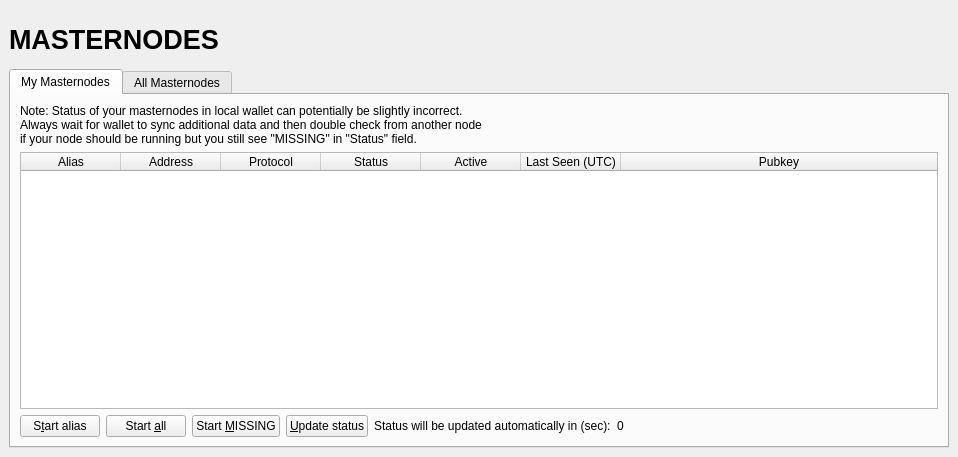
<?xml version="1.0" encoding="UTF-8"?>
<ui version="4.0">
 <class>MasternodeList</class>
 <widget class="QWidget" name="MasternodeList">
  <property name="geometry">
   <rect>
    <x>0</x>
    <y>0</y>
    <width>958</width>
    <height>457</height>
   </rect>
  </property>
  <property name="windowTitle">
   <string>Form</string>
  </property>
  <layout class="QVBoxLayout" name="topLayout" stretch="0">
   <property name="leftMargin">
    <number>9</number>
   </property>
   <property name="topMargin">
    <number>9</number>
   </property>
   <property name="rightMargin">
    <number>9</number>
   </property>
   <property name="bottomMargin">
    <number>9</number>
   </property>
   <item>
    <layout class="QVBoxLayout" name="verticalLayout_Master" stretch="0,1">
     <property name="spacing">
      <number>0</number>
     </property>
     <item>
      <widget class="QFrame" name="frame_Header">
       <layout class="QVBoxLayout" name="verticalLayout_4">
        <property name="leftMargin">
         <number>0</number>
        </property>
        <property name="topMargin">
         <number>0</number>
        </property>
        <property name="rightMargin">
         <number>0</number>
        </property>
        <property name="bottomMargin">
         <number>0</number>
        </property>
        <item>
         <layout class="QHBoxLayout" name="horizontalLayout_Header" stretch="1,0,1">
          <item>
           <widget class="QLabel" name="labelOverviewHeaderLeft">
            <property name="minimumSize">
             <size>
              <width>464</width>
              <height>60</height>
             </size>
            </property>
            <property name="maximumSize">
             <size>
              <width>16777215</width>
              <height>60</height>
             </size>
            </property>
            <property name="font">
             <font>
              <pointsize>20</pointsize>
              <weight>75</weight>
              <bold>true</bold>
             </font>
            </property>
            <property name="text">
             <string>MASTERNODES</string>
            </property>
           </widget>
          </item>
          <item>
           <spacer name="horizontalSpacer">
            <property name="orientation">
             <enum>Qt::Horizontal</enum>
            </property>
            <property name="sizeHint" stdset="0">
             <size>
              <width>40</width>
              <height>20</height>
             </size>
            </property>
           </spacer>
          </item>
          <item>
           <widget class="QLabel" name="labelOverviewHeaderRight">
            <property name="minimumSize">
             <size>
              <width>464</width>
              <height>60</height>
             </size>
            </property>
            <property name="maximumSize">
             <size>
              <width>16777215</width>
              <height>60</height>
             </size>
            </property>
            <property name="font">
             <font>
              <pointsize>14</pointsize>
             </font>
            </property>
            <property name="text">
             <string/>
            </property>
            <property name="alignment">
             <set>Qt::AlignRight|Qt::AlignTrailing|Qt::AlignVCenter</set>
            </property>
           </widget>
          </item>
         </layout>
        </item>
       </layout>
      </widget>
     </item>
     <item>
      <widget class="QTabWidget" name="tabWidget">
       <property name="currentIndex">
        <number>0</number>
       </property>
       <widget class="QWidget" name="tabMyMasternodes">
        <attribute name="title">
         <string>My Masternodes</string>
        </attribute>
        <layout class="QGridLayout" name="gridLayout_2">
         <item row="0" column="0">
          <layout class="QVBoxLayout" name="verticalLayout_2">
           <property name="bottomMargin">
            <number>0</number>
           </property>
           <item>
            <layout class="QHBoxLayout" name="horizontalLayout_note">
             <property name="bottomMargin">
              <number>0</number>
             </property>
             <item>
              <widget class="QLabel" name="updateNote">
               <property name="text">
                <string>Note: Status of your masternodes in local wallet can potentially be slightly incorrect.&lt;br /&gt;Always wait for wallet to sync additional data and then double check from another node&lt;br /&gt;if your node should be running but you still see &quot;MISSING&quot; in &quot;Status&quot; field.</string>
               </property>
              </widget>
             </item>
            </layout>
           </item>
           <item>
            <widget class="QTableWidget" name="tableWidgetMyMasternodes">
             <property name="minimumSize">
              <size>
               <width>695</width>
               <height>0</height>
              </size>
             </property>
             <property name="palette">
              <palette>
               <active>
                <colorrole role="Text">
                 <brush brushstyle="SolidPattern">
                  <color alpha="255">
                   <red>51</red>
                   <green>51</green>
                   <blue>51</blue>
                  </color>
                 </brush>
                </colorrole>
               </active>
               <inactive>
                <colorrole role="Text">
                 <brush brushstyle="SolidPattern">
                  <color alpha="255">
                   <red>51</red>
                   <green>51</green>
                   <blue>51</blue>
                  </color>
                 </brush>
                </colorrole>
               </inactive>
               <disabled>
                <colorrole role="Text">
                 <brush brushstyle="SolidPattern">
                  <color alpha="255">
                   <red>85</red>
                   <green>85</green>
                   <blue>85</blue>
                  </color>
                 </brush>
                </colorrole>
               </disabled>
              </palette>
             </property>
             <property name="editTriggers">
              <set>QAbstractItemView::NoEditTriggers</set>
             </property>
             <property name="alternatingRowColors">
              <bool>true</bool>
             </property>
             <property name="selectionMode">
              <enum>QAbstractItemView::SingleSelection</enum>
             </property>
             <property name="selectionBehavior">
              <enum>QAbstractItemView::SelectRows</enum>
             </property>
             <property name="sortingEnabled">
              <bool>true</bool>
             </property>
             <attribute name="horizontalHeaderStretchLastSection">
              <bool>true</bool>
             </attribute>
             <column>
              <property name="text">
               <string>Alias</string>
              </property>
             </column>
             <column>
              <property name="text">
               <string>Address</string>
              </property>
             </column>
             <column>
              <property name="text">
               <string>Protocol</string>
              </property>
             </column>
             <column>
              <property name="text">
               <string>Status</string>
              </property>
             </column>
             <column>
              <property name="text">
               <string>Active</string>
              </property>
             </column>
             <column>
              <property name="text">
               <string>Last Seen (UTC)</string>
              </property>
             </column>
             <column>
              <property name="text">
               <string>Pubkey</string>
              </property>
             </column>
            </widget>
           </item>
           <item>
            <layout class="QHBoxLayout" name="horizontalLayout_5">
             <property name="bottomMargin">
              <number>0</number>
             </property>
             <item>
              <widget class="QPushButton" name="startButton">
               <property name="text">
                <string>S&amp;tart alias</string>
               </property>
              </widget>
             </item>
             <item>
              <widget class="QPushButton" name="startAllButton">
               <property name="text">
                <string>Start &amp;all</string>
               </property>
              </widget>
             </item>
             <item>
              <widget class="QPushButton" name="startMissingButton">
               <property name="text">
                <string>Start &amp;MISSING</string>
               </property>
              </widget>
             </item>
             <item>
              <widget class="QPushButton" name="UpdateButton">
               <property name="text">
                <string>&amp;Update status</string>
               </property>
              </widget>
             </item>
             <item>
              <widget class="QLabel" name="autoupdate_label">
               <property name="text">
                <string>Status will be updated automatically in (sec):</string>
               </property>
              </widget>
             </item>
             <item>
              <widget class="QLabel" name="secondsLabel">
               <property name="text">
                <string>0</string>
               </property>
              </widget>
             </item>
             <item>
              <spacer name="horizontalSpacer_5">
               <property name="orientation">
                <enum>Qt::Horizontal</enum>
               </property>
               <property name="sizeHint" stdset="0">
                <size>
                 <width>40</width>
                 <height>20</height>
                </size>
               </property>
              </spacer>
             </item>
            </layout>
           </item>
          </layout>
         </item>
        </layout>
       </widget>
       <widget class="QWidget" name="tabAllMasternodes">
        <attribute name="title">
         <string>All Masternodes</string>
        </attribute>
        <layout class="QGridLayout" name="gridLayout">
         <item row="1" column="0">
          <widget class="QTableWidget" name="tableWidgetMasternodes">
           <property name="palette">
            <palette>
             <active>
              <colorrole role="Text">
               <brush brushstyle="SolidPattern">
                <color alpha="255">
                 <red>51</red>
                 <green>51</green>
                 <blue>51</blue>
                </color>
               </brush>
              </colorrole>
             </active>
             <inactive>
              <colorrole role="Text">
               <brush brushstyle="SolidPattern">
                <color alpha="255">
                 <red>51</red>
                 <green>51</green>
                 <blue>51</blue>
                </color>
               </brush>
              </colorrole>
             </inactive>
             <disabled>
              <colorrole role="Text">
               <brush brushstyle="SolidPattern">
                <color alpha="255">
                 <red>85</red>
                 <green>85</green>
                 <blue>85</blue>
                </color>
               </brush>
              </colorrole>
             </disabled>
            </palette>
           </property>
           <property name="editTriggers">
            <set>QAbstractItemView::NoEditTriggers</set>
           </property>
           <property name="alternatingRowColors">
            <bool>true</bool>
           </property>
           <property name="selectionBehavior">
            <enum>QAbstractItemView::SelectRows</enum>
           </property>
           <property name="sortingEnabled">
            <bool>true</bool>
           </property>
           <attribute name="horizontalHeaderStretchLastSection">
            <bool>true</bool>
           </attribute>
           <column>
            <property name="text">
             <string>Address</string>
            </property>
           </column>
           <column>
            <property name="text">
             <string>Protocol</string>
            </property>
           </column>
           <column>
            <property name="text">
             <string>Status</string>
            </property>
           </column>
           <column>
            <property name="text">
             <string>Active</string>
            </property>
           </column>
           <column>
            <property name="text">
             <string>Last Seen (UTC)</string>
            </property>
           </column>
           <column>
            <property name="text">
             <string>Pubkey</string>
            </property>
           </column>
          </widget>
         </item>
         <item row="0" column="0">
          <layout class="QHBoxLayout" name="horizontalLayout_3">
           <property name="bottomMargin">
            <number>0</number>
           </property>
           <item>
            <widget class="QLabel" name="label_filter">
             <property name="text">
              <string>Filter List:</string>
             </property>
            </widget>
           </item>
           <item>
            <widget class="QLineEdit" name="filterLineEdit">
             <property name="toolTip">
              <string>Filter masternode list</string>
             </property>
            </widget>
           </item>
           <item>
            <spacer name="horizontalSpacer_3">
             <property name="orientation">
              <enum>Qt::Horizontal</enum>
             </property>
             <property name="sizeHint" stdset="0">
              <size>
               <width>10</width>
               <height>20</height>
              </size>
             </property>
            </spacer>
           </item>
           <item>
            <widget class="QLabel" name="label_count">
             <property name="text">
              <string>Node Count:</string>
             </property>
            </widget>
           </item>
           <item>
            <widget class="QLabel" name="countLabel">
             <property name="text">
              <string>0</string>
             </property>
            </widget>
           </item>
          </layout>
         </item>
        </layout>
       </widget>
      </widget>
     </item>
    </layout>
   </item>
  </layout>
 </widget>
 <resources/>
 <connections/>
</ui>
